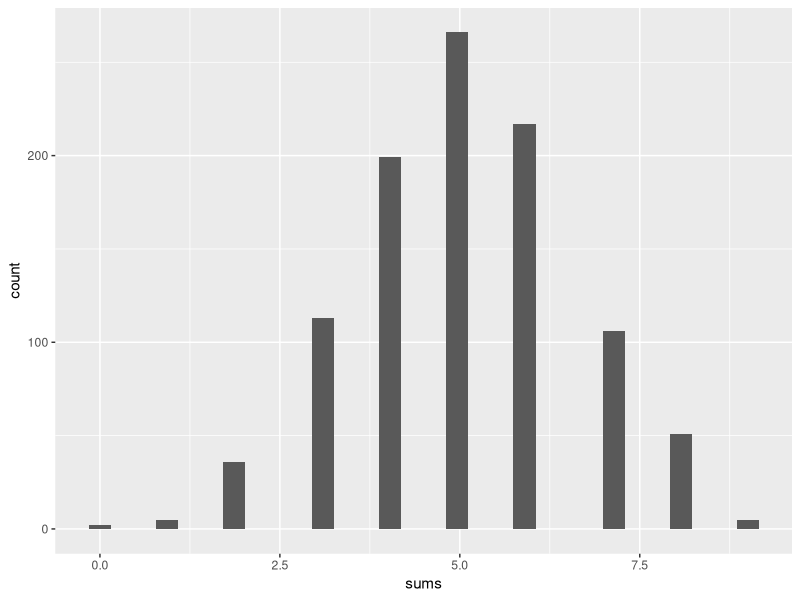

Reproduce this figure in R.
library(ggplot2)


#### what is the expected value
sums <- rep(NA, 1000)
iter <- seq(1,1000,1)
for(i in 1:1000){
  #### the number between c() are what is in the box, change that to change the content of the box
  ### 10 here are the number of draws, you can change those too
  samp <- sample( c(0,1), 10, replace = TRUE)
  sums[i] <- sum(samp)
}

draws <- data.frame(sums,iter)
names(draws)


ggplot(data = draws, aes(x = sums)) + geom_histogram() ###aes is the aesthetic argument, here we tell ggplot we want logged GDP on the x-axis




######## simulating survey sampling 
## 0 is Dem
## 1 is Rep

population <- c(rep(0, 700000), rep(1, 400000))
table(population)
Population_percent = (length(subset(population, population == 0))/length(population))*100

Draws <- 1000
survey_sample1 <- sample(population, Draws, replace = FALSE)
table(survey_sample1)

expected_value1 <- length(subset(survey_sample1, survey_sample1 == 0))/length(survey_sample1)
expected_value1
SE1 <- sqrt(Draws)*sqrt(expected_value1 * (1- expected_value1))
SE1 <- SE1*100/Draws


### 95% CI: 
expected_value1*100 - 2*SE1
expected_value1*100 + 2*SE1
#### TRUE
### 70%, so not within CI!!!!!

### let's do this a lot

iter <- seq(1,10000,1)
In95CI <- rep(NA, 10000)

for(i in 1:10000){
  survey_sample <- sample(population, Draws, replace = FALSE)
  expected_value <- length(subset(survey_sample, survey_sample == 0))/length(survey_sample)
  expected_value
  SE <- sqrt(Draws)*sqrt(expected_value * (1- expected_value))
  SE <- SE*100/Draws
  lower <- expected_value*100 - 2*SE
  upper <- expected_value*100 + 2*SE
  
  In95CI[i] <- (lower <= Population_percent & upper >= Population_percent)
  
}
sum(In95CI)

### or in per cent:
sum(In95CI)/1000
